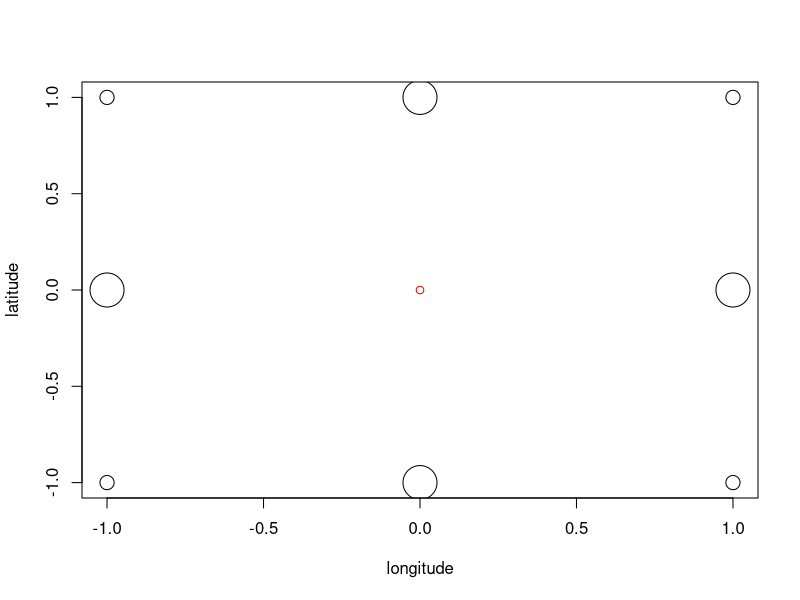

Here is the R script that generated this plot:
## ----include=FALSE------------------------------------------------------------
##### _Advanced Data Analysis from an Elementary Point of View_ #####
# R code for the chapter "Spatial Statistics"
# Please do not re-distribute or use without attribution
# http://www.stat.cmu.edu/~cshalizi/ADAfaEPoV/


## ----echo=FALSE---------------------------------------------------------------
library(knitr)
opts_chunk$set(size='small', background='white', cache=TRUE, autodep=TRUE,
               tidy=TRUE, tidy.opts=list(comment=FALSE), highlights=FALSE)
# opts_chunk$set(fig.path="space-and-nets/")


## -----------------------------------------------------------------------------
# Create the 9x2 matrix of coordinates
  # Slight notation clash to call the coordinates "x" and "y", but this
  # will simplify later plotting
coords <- expand.grid(x=c(-1,0,1), y=c(-1,0,1))
# Keep track of which row is the origin (where we want to predict at)
predict.pt <- which(coords$x==0 & coords$y==0)
# Use the built-in function to create distance matrices
distances <- dist(coords) # Euclidean matrix by default
# That returns a special structure w/ just lower-triangular half
distances <- as.matrix(distances)
# Create the matrix of all covariances
covars <- exp(-distances)
# Break it into Cov(Y,Z) and Var(Z)
Cov.YZ <- covars[predict.pt, - predict.pt]
Var.Z <- covars[-predict.pt, -predict.pt]
# Find the coefficients
beta <- solve(Var.Z) %*% Cov.YZ
# Print: for each coordinate, what is the coefficient?
signif(data.frame(coords[-predict.pt,], coef=beta),3)


## ----minimal-example, echo=FALSE----------------------------------------------
plot(coords, xlab="longitude", ylab="latitude", type="n")
points(coords[predict.pt,], col="red")
points(coords[-predict.pt,], cex=10*sqrt(beta))

## ----eval=FALSE---------------------------------------------------------------
## plot(coords, xlab="longitude", ylab="latitude", type="n")
## points(coords[predict.pt,], col="red")
## points(coords[-predict.pt,], cex=10*sqrt(beta))

